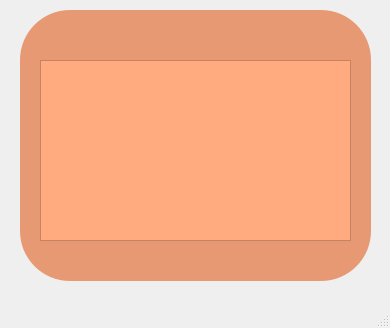
<?xml version="1.0" encoding="UTF-8"?>
<ui version="4.0">
 <class>MainWindow</class>
 <widget class="QMainWindow" name="MainWindow">
  <property name="geometry">
   <rect>
    <x>0</x>
    <y>0</y>
    <width>390</width>
    <height>328</height>
   </rect>
  </property>
  <property name="windowTitle">
   <string>MainWindow</string>
  </property>
  <widget class="QWidget" name="centralwidget">
   <widget class="QLabel" name="label_2">
    <property name="geometry">
     <rect>
      <x>20</x>
      <y>10</y>
      <width>351</width>
      <height>271</height>
     </rect>
    </property>
    <property name="styleSheet">
     <string notr="true">border-radius: 50px;
background-color: rgb(230, 153, 115);</string>
    </property>
    <property name="text">
     <string/>
    </property>
    <property name="scaledContents">
     <bool>true</bool>
    </property>
    <property name="margin">
     <number>4</number>
    </property>
   </widget>
   <widget class="QPushButton" name="minimizar">
    <property name="geometry">
     <rect>
      <x>290</x>
      <y>20</y>
      <width>37</width>
      <height>33</height>
     </rect>
    </property>
    <property name="mouseTracking">
     <bool>true</bool>
    </property>
    <property name="styleSheet">
     <string notr="true">QPushButton {
    border: 0px;
}

QPushButton:hover {
    border: 5px solid ;
	border-color: rgb(255, 255, 255);
	background-color: rgb(255, 255, 255);
}
</string>
    </property>
    <property name="text">
     <string/>
    </property>
    <property name="icon">
     <iconset>
      <normaloff>../login/icons8-minimizar-30.png</normaloff>../login/icons8-minimizar-30.png</iconset>
    </property>
    <property name="iconSize">
     <size>
      <width>33</width>
      <height>33</height>
     </size>
    </property>
   </widget>
   <widget class="QPushButton" name="salir">
    <property name="geometry">
     <rect>
      <x>320</x>
      <y>20</y>
      <width>37</width>
      <height>33</height>
     </rect>
    </property>
    <property name="mouseTracking">
     <bool>true</bool>
    </property>
    <property name="styleSheet">
     <string notr="true">QPushButton {
    border: 0px;
}

QPushButton:hover {
    border: 5px solid ;
	border-color: rgb(255, 255, 255);
	background-color: rgb(255, 255, 255);
}
</string>
    </property>
    <property name="text">
     <string/>
    </property>
    <property name="icon">
     <iconset>
      <normaloff>../login/icons8-cerrar-ventana-50.png</normaloff>../login/icons8-cerrar-ventana-50.png</iconset>
    </property>
    <property name="iconSize">
     <size>
      <width>33</width>
      <height>33</height>
     </size>
    </property>
   </widget>
   <widget class="QTextEdit" name="informacion">
    <property name="geometry">
     <rect>
      <x>40</x>
      <y>60</y>
      <width>311</width>
      <height>181</height>
     </rect>
    </property>
    <property name="toolTip">
     <string>&lt;html&gt;&lt;head/&gt;&lt;body&gt;&lt;p align=&quot;center&quot;&gt;&lt;br/&gt;&lt;/p&gt;&lt;/body&gt;&lt;/html&gt;</string>
    </property>
    <property name="styleSheet">
     <string notr="true">font: 75 11pt &quot;Segoe Script&quot;;
background-color: rgb(255, 170, 127);</string>
    </property>
   </widget>
  </widget>
  <widget class="QMenuBar" name="menubar">
   <property name="geometry">
    <rect>
     <x>0</x>
     <y>0</y>
     <width>390</width>
     <height>21</height>
    </rect>
   </property>
  </widget>
  <widget class="QStatusBar" name="statusbar"/>
 </widget>
 <resources/>
 <connections/>
</ui>
